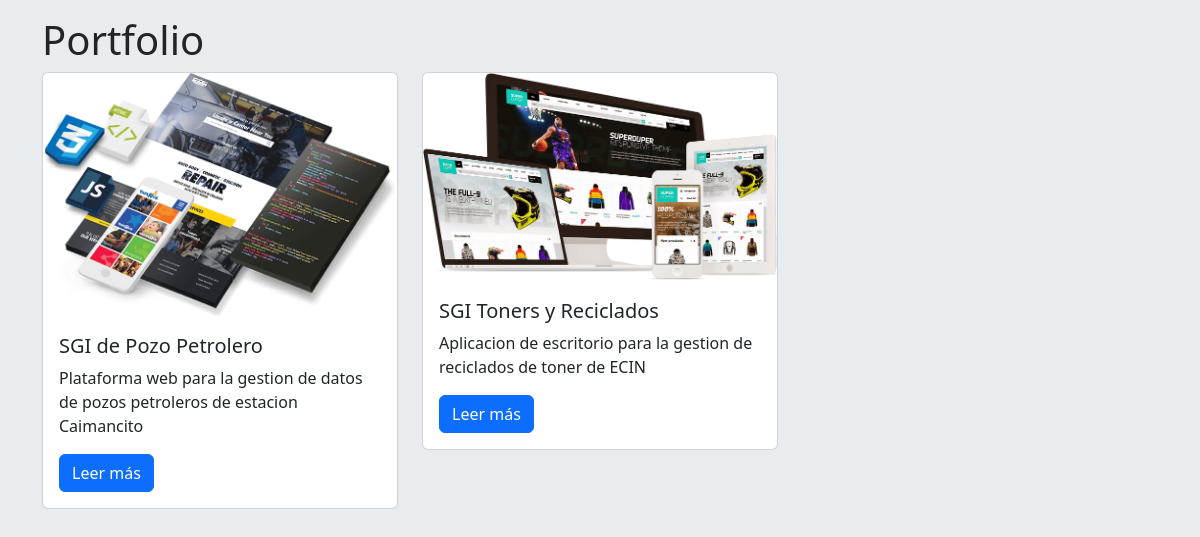
The page /portfolio/ on the database its author committed.
### Portfolio/models.py (models this page shows)
class Proyecto(models.Model):
    titulo = models.CharField(max_length=100)
    descripcion = models.TextField()
    tecnologias = models.CharField(max_length=200)
    link = models.CharField(max_length=150)
    imagen = models.FilePathField(path='/img')

### Portfolio/views.py (the view)
# urls.py: path('',views.ProjectIndex, name='project_index'),
def ProjectIndex(request):
    proyectos = Proyecto.objects.all()
    context = {
        'proyectos':proyectos
    }
    return render(request,'projects/index.html',context)

### Portfolio/templates/projects/index.html
{% extends "base.html" %}
{% load static %}
{% block page_content %}
<main class="container mt-3 mb-5">
    <div class="row">
        <h1>Portfolio</h1>
    </div>
    <div class="row">
        {% for proyecto in proyectos %}
            <div class="col-12 col-md-4">
                <article class="card mb-2">
                    <img src="{% static proyecto.imagen %}" class="card-img-top img-fluid" alt="{{proyecto.titulo}}">
                    <div class="card-body">
                        <h5 class="card-title">{{proyecto.titulo}}</h5>
                        <p class="card-text">{{proyecto.descripcion}}</p>
                        <a href="{% url 'project_detail' proyecto.pk %}" class="btn btn-primary">Leer más</a>
                    </div>
                </article>
            </div>
        {% endfor %}
    </div>
</main>
{% endblock %}

### MiPrimerApp/templates/base.html (shortened to what this page needs)
<!DOCTYPE html>
<html lang="en">
<head>
    <link href="https://cdn.jsdelivr.net/npm/bootstrap@5.3.1/dist/css/bootstrap.min.css" rel="stylesheet">
</head>
<body class="bg-body-secondary">
    {% block page_content %} {% endblock %}
</body>
</html>

### rows shown on the page
Proyecto: imagen (picture), titulo "SGI de Pozo Petrolero", descripcion "Plataforma web para la gestion de datos de pozos petroleros de estacion Caimancito"
Proyecto: imagen (picture), titulo "SGI Toners y Reciclados", descripcion "Aplicacion de escritorio para la gestion de reciclados de toner de ECIN"
